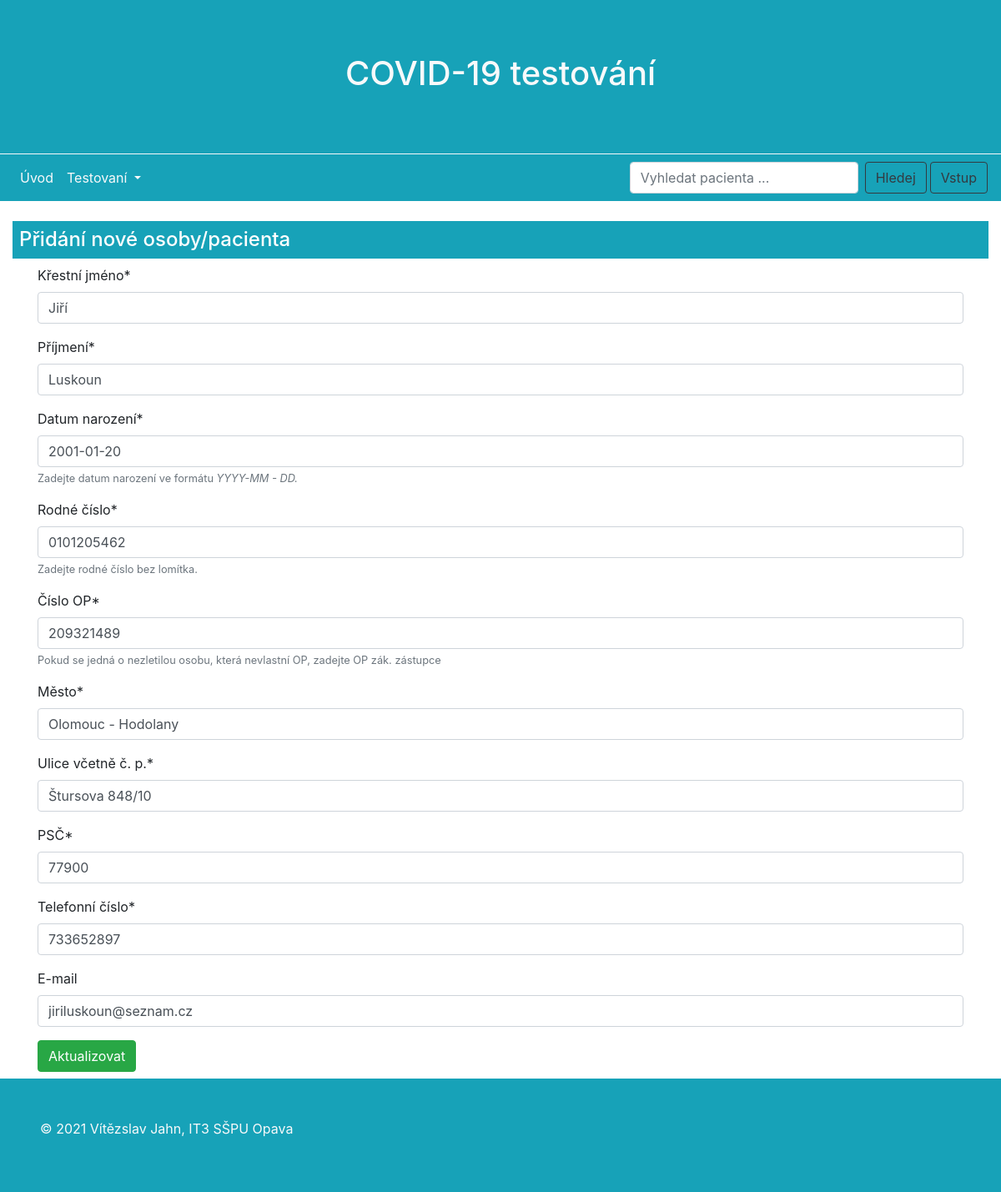
The app's page /covid/osoba/4/update/, older data.
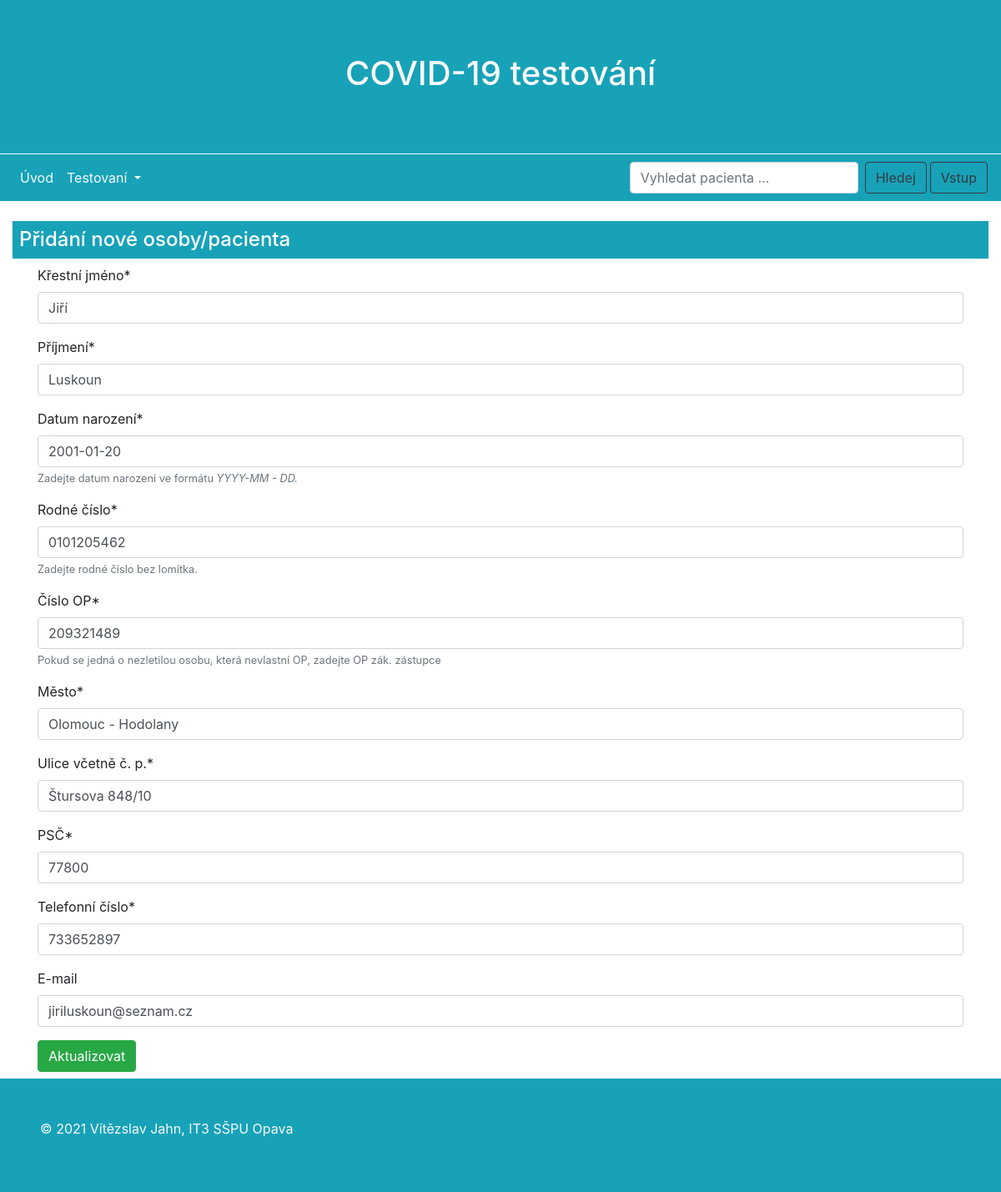
The same page, newer data.
### covidtest/models.py (models this page shows, shortened)
class Osoba(models.Model):
    jmeno = models.CharField(max_length=100, verbose_name="Křestní jméno")
    prijmeni = models.CharField(max_length=100, verbose_name="Příjmení")
    datum_narozeni = models.DateField(help_text="Zadejte datum narození ve formátu <em>YYYY-MM - DD.</em>",
                                      verbose_name="Datum narození")
    rodne_cislo = models.CharField(unique=True, max_length=10, validators=[is_number], verbose_name="Rodné číslo",
                                   help_text="Zadejte rodné číslo bez lomítka.")
    cislo_op = models.PositiveIntegerField(unique=True, validators=[MaxValueValidator(999999999)], verbose_name="Číslo OP",
                                           help_text="Pokud se jedná o nezletilou osobu, která nevlastní OP, zadejte OP zák. zástupce")
    mesto = models.CharField(max_length=200, verbose_name="Město")
    ulice = models.CharField(max_length=220, verbose_name="Ulice včetně č. p.")
    psc = models.PositiveIntegerField(validators=[MaxValueValidator(99999), MinValueValidator(10000)], verbose_name="PSČ")
    tel_cislo = models.PositiveIntegerField(validators=[MaxValueValidator(999999999), MinValueValidator(111111111)],
                                            verbose_name="Telefonní číslo")
    email = models.EmailField(max_length=254, unique=True, blank=True, null=True, verbose_name="E-mail")
    class Meta:
        ordering = ["prijmeni"]
    '''
    def get_absolute_url(self):
        return reverse('pojistenec-create')
    '''
    ''' Při stisknutí tlačítka "Uložit" dojde automaticky k přesměrování na stránku k sestavení údajů
        o pojištěné osobě.
    '''
    '''
    def get_absolute_url(self):
        return reverse('pojistenec-create')
'''

### covidtest/views.py (the view)
# urls.py: path('osoba/<int:pk>/update/', views.OsobaUpdateView.as_view(), name='update-osoba'),
class OsobaUpdateView(UpdateView, LoginRequiredMixin, PermissionRequiredMixin):
    model = Osoba
    fields = ['jmeno', 'prijmeni', 'datum_narozeni', 'rodne_cislo', 'cislo_op', 'mesto', 'ulice', 'psc',
              'tel_cislo', 'email']
    template_name = 'stranky/update/osoba_form_update.html'
    success_url = reverse_lazy('seznam_testu')
    login_url = '/accounts/login/'
    permission_required = 'covidtest.can_change_osoba'

### covidtest/templates/stranky/update/osoba_form_update.html (shortened to what this page needs)
{% extends "base.html" %}
{% load crispy_forms_tags %}
{% block content %}
<h4 class="text-left bg-info text-white p-2 mb-2">
    Přidání nové osoby/pacienta
</h4>
<div class="container">
    <form method="post">
        {{ form|crispy }}
        <button type="submit" class="btn btn-success">Aktualizovat</button>
    </form>
</div>
{% endblock %}

Row changes from the older to the newer data that the page shows:
changed Osoba "Jiří": psc "77900" → "77800"
